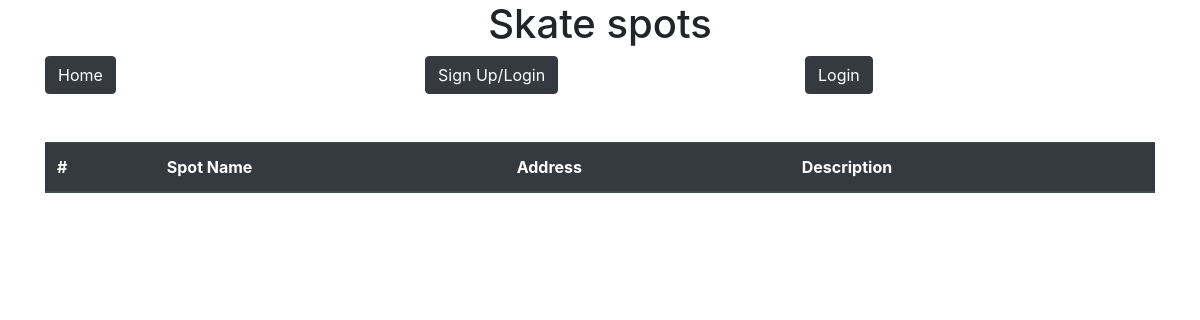
Before: / with the older database file.
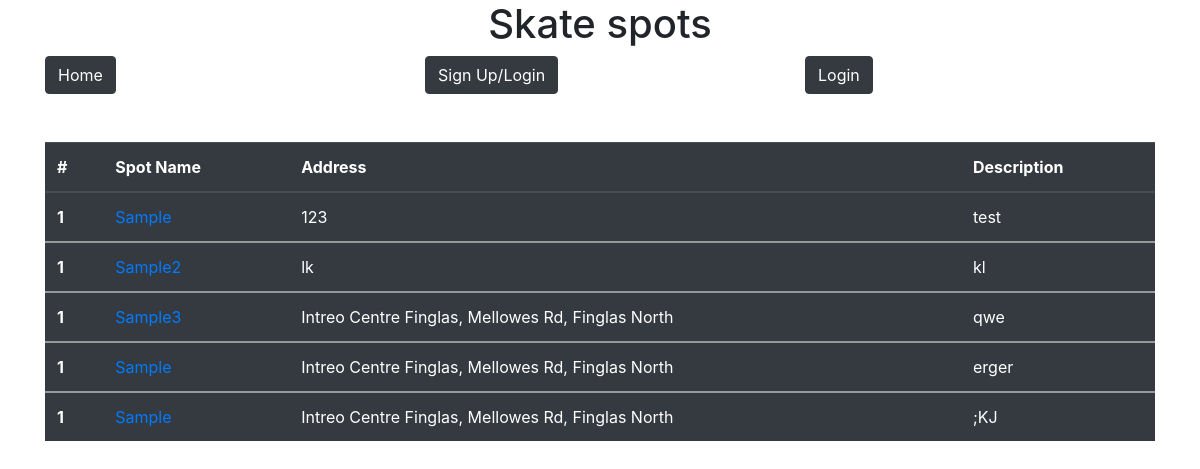
After: the same page with the newer database file.
### skate/models.py (models this page shows)
class Spot(models.Model):
    spot_name = models.CharField(max_length=200)
    spot_address= models.CharField(max_length=400)
    spot_description= models.CharField(max_length=800)
    picture = models.ImageField(default='default.jpg', upload_to='spot_images')

### skate/views.py (the view)
# urls.py: path('', SpotListView.as_view(), name='index'),
class SpotListView(ListView):
      model = Spot
      template_name ='skate/index.html'
      context_object_name='spot'

### skate/templates/skate/index.html (shortened to what this page needs)
{% load static %}
<!doctype html>
<html lang="en">
  <head>
    <link rel="stylesheet" href="https://stackpath.bootstrapcdn.com/bootstrap/4.2.1/css/bootstrap.min.css">
  </head>
  <body>
        <h1 class="text-center">Skate spots</h1>
    <div class="container">
        <div class="row align-items-start">
          <div class="col order-1">
                <a class="btn btn-dark" href="{% url 'skate:index' %}" role="button">Home</a>
          </div>
          <div class="col order-3">
                <button class="btn btn-dark" data-toggle="modal" data-target="#signIn" data-whatever="@mdo">Login</a>
          </div>
          <div class="col order-2">
            <button class="btn btn-dark" data-toggle="modal" data-target="#SignupModel" data-whatever="@mdo">Sign Up/Login</button>
      </div>
        </div>
        <div class="row align-items-center">
            <div class="col order-1">
                <br>
                <br>
                <table class="table table-hover table-dark">
                    <thead>
                        <th scope='col'>#</th>
                        <th scope="col">Spot Name</th>
              <th scope="col">Address</th>
              <th scope="col">Description</th>
            </tr> {% for spot in spot %}
          </thead>
          <tbody>
            <tr>
              <th scope="row">1</th>
              <td> <a href="http:/google.com">
                <div style="height:100%;width:100%">
                    {{spot.spot_name}}
                </div>
                </td>
              <td>{{spot.spot_address}}</td>
              <td>{{spot.spot_description}}</td>
            </tr>
            {% endfor %}
          </tbody>
        </table>
        </div>
  </body>
</html>

Changed rows visible on the page:
added Spot: spot_name "Sample", spot_address "123", spot_description "test"
added Spot: spot_name "Sample2", spot_address "lk", spot_description "kl"
added Spot: spot_name "Sample3", spot_address "Intreo Centre Finglas, Mellowes Rd, Finglas North", spot_description "qwe"
added Spot: spot_name "Sample", spot_address "Intreo Centre Finglas, Mellowes Rd, Finglas North", spot_description "erger"
added Spot: spot_name "Sample", spot_address "Intreo Centre Finglas, Mellowes Rd, Finglas North", spot_description ";KJ"
